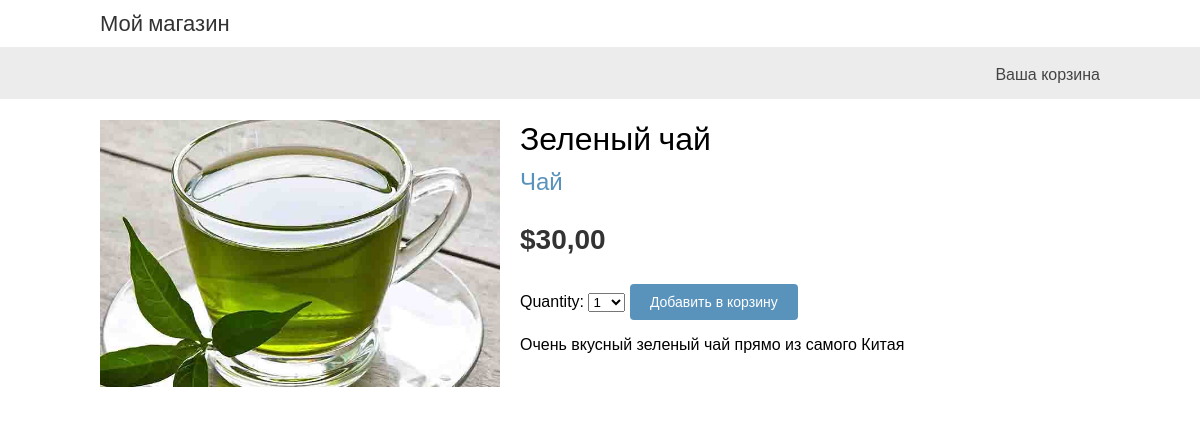
Screenshot of /1/zelenyj-chaj/ with the database file from the repository.
### shop/models.py (models this page shows, shortened)
class Product(models.Model):
    category = models.ForeignKey(Category, related_name='products', on_delete=models.CASCADE, verbose_name='Категории')
    name = models.CharField(max_length=200, verbose_name='Название продукта')
    slug = models.SlugField(max_length=200, verbose_name='Слаг')
    image = models.ImageField(upload_to='products/%Y/%m/%d', blank=True, verbose_name='Изображение')
    description = models.TextField(blank=True, verbose_name='Описание')
    price = models.DecimalField(max_digits=10, decimal_places=2, verbose_name='Цена')#Для хранения денежных едениц всегда использовать decimal
    available = models.BooleanField(default=True, verbose_name='Доступность')
    created = models.DateTimeField(auto_now_add=True, verbose_name='Дата создания')
    updated = models.DateTimeField(auto_now=True, verbose_name='Дата изменения')
    class Meta:
        ordering = ['name']
        indexes = [
            models.Index(fields=['id', 'slug']),
            models.Index(fields=['name']),
            models.Index(fields=['-created']),
        ]
        verbose_name = 'Товар'
        verbose_name_plural = 'Товары'

class Category(models.Model):
    name = models.CharField(max_length=200, verbose_name='Категория')
    slug = models.SlugField(max_length=200, unique=True, verbose_name='Слаг')
    class Meta:
        ordering = ['name']
        indexes = [
            models.Index(fields=['name']),
        ]
        verbose_name = 'Категория'
        verbose_name_plural = 'Категории'
    def __str__(self):
        return self.name
    def get_absolute_url(self):#получение урла заданного объекта
        return reverse('shop:product_list_by_category', args=[self.slug])

### shop/views.py (the view)
# urls.py: path('<int:id>/<slug:slug>/', views.product_detail, name='product_detail'),
def product_detail(request, id, slug):
    product = get_object_or_404(Product,
                                id=id,
                                slug=slug,
                                available=True)
    cart_product_form = CartAddProductForm()
    return render(request,
                  'shop/product/detail.html',
                  {'product': product,
                   'cart_product_form': cart_product_form})

### cart/forms.py
class CartAddProductForm(forms.Form):
    quantity = forms.TypedChoiceField(choices=PRODUCT_QUANTITY_CHOICES, coerce=int)# Позволяет выбирать количество товара от 1 до 20
    override = forms.BooleanField(required=False, initial=False, widget=forms.HiddenInput)# количество товара прибавлено или переопределено

### shop/templates/shop/product/detail.html (shortened to what this page needs)
{% extends "shop/base.html" %}
{% load static %}
{% block content %}
  <div class="product-detail">
    <img src="{% if product.image %}{{ product.image.url }}{% else %}
    {% static "img/no_image.png" %}{% endif %}">
    <h1>{{ product.name }}</h1>
    <h2>
      <a href="{{ product.category.get_absolute_url }}">
        {{ product.category }}
      </a>
    </h2>
    <p class="price">${{ product.price }}</p>
    <form action="{% url "cart:cart_add" product.id %}" method="post">
      {{ cart_product_form }}
      <input type="submit" value="Добавить в корзину">
    </form>
    {{ product.description|linebreaks }}
  </div>
{% endblock %}

### shop/static/css/base.css (style rules this page uses)
body { margin:0; padding:0; font-family:helvetica, sans-serif; }
h1, h2, h3, h4, h5 , h6 { font-family: 'Ubuntu', sans-serif; font-weight:normal; }
a { text-decoration:none; color:#5993bb; }
a.button, input[type="submit"] { color:#fff; background:#5993bb; border-radius:4px; padding:10px 20px; font-size:14px; border:0; }
.product-detail { text-align:justify; }
.product-detail .price { color:#333; font-size:28px; font-weight:bold; }
.product-detail img { width:40%; float:left; padding:0 20px 20px 0; }
.product-detail h1 { margin-bottom:0; }
.product-detail h2 { margin-top:10px; }

### rows the page displays
Product: image (picture), name "Зеленый чай", category "Чай", price "30,00", description "Очень вкусный зеленый чай прямо из самого Китая"
